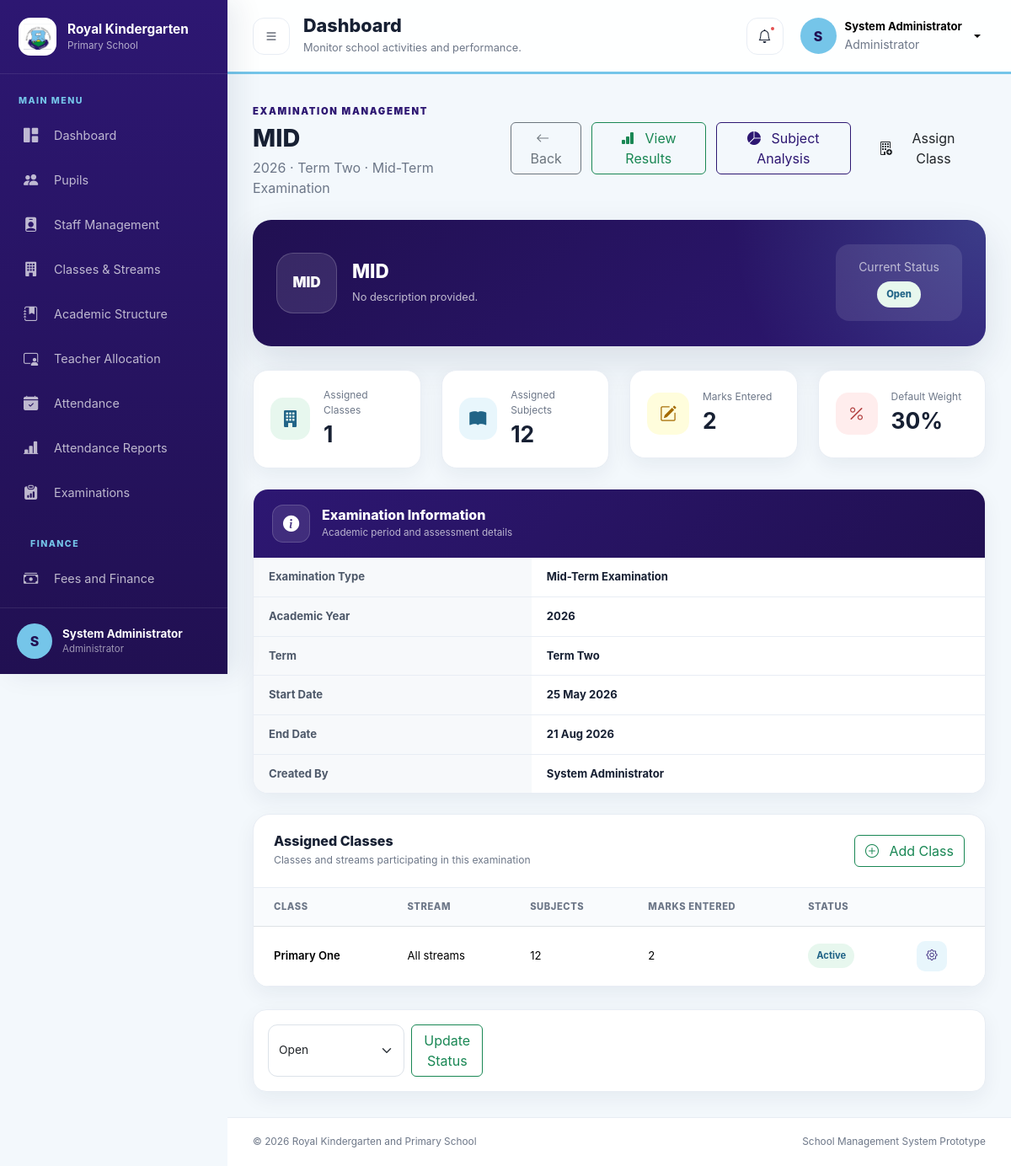
Screenshot of /examinations/view.php?id=2 (signed in) with the database file from the repository.
### tables this page shows
CREATE TABLE `examinations` (
  `id` int(10) UNSIGNED NOT NULL,
  `examination_type_id` int(10) UNSIGNED NOT NULL,
  `academic_year_id` int(10) UNSIGNED NOT NULL,
  `term_id` int(10) UNSIGNED NOT NULL,
  `examination_name` varchar(150) NOT NULL,
  `start_date` date DEFAULT NULL,
  `end_date` date DEFAULT NULL,
  `status` enum('Draft','Open','Closed','Published') NOT NULL DEFAULT 'Draft',
  `description` varchar(255) DEFAULT NULL,
  `created_by` int(10) UNSIGNED NOT NULL,
  `created_at` timestamp NOT NULL DEFAULT current_timestamp(),
  `updated_at` timestamp NOT NULL DEFAULT current_timestamp() ON UPDATE current_timestamp()
);

CREATE TABLE `academic_years` (
  `id` int(10) UNSIGNED NOT NULL,
  `year_name` varchar(20) NOT NULL,
  `start_date` date NOT NULL,
  `end_date` date NOT NULL,
  `is_current` tinyint(1) NOT NULL DEFAULT 0,
  `status` enum('Active','Closed') NOT NULL DEFAULT 'Active',
  `created_at` timestamp NOT NULL DEFAULT current_timestamp(),
  `updated_at` timestamp NOT NULL DEFAULT current_timestamp() ON UPDATE current_timestamp()
);

CREATE TABLE `terms` (
  `id` int(10) UNSIGNED NOT NULL,
  `academic_year_id` int(10) UNSIGNED NOT NULL,
  `term_name` enum('Term One','Term Two','Term Three') NOT NULL,
  `start_date` date NOT NULL,
  `end_date` date NOT NULL,
  `is_current` tinyint(1) NOT NULL DEFAULT 0,
  `status` enum('Active','Closed') NOT NULL DEFAULT 'Active',
  `created_at` timestamp NOT NULL DEFAULT current_timestamp(),
  `updated_at` timestamp NOT NULL DEFAULT current_timestamp() ON UPDATE current_timestamp()
);

CREATE TABLE `examination_types` (
  `id` int(10) UNSIGNED NOT NULL,
  `type_name` varchar(100) NOT NULL,
  `type_code` varchar(30) NOT NULL,
  `default_weight` decimal(5,2) NOT NULL DEFAULT 100.00,
  `description` varchar(255) DEFAULT NULL,
  `status` enum('Active','Inactive') NOT NULL DEFAULT 'Active',
  `created_at` timestamp NOT NULL DEFAULT current_timestamp(),
  `updated_at` timestamp NOT NULL DEFAULT current_timestamp() ON UPDATE current_timestamp()
);

CREATE TABLE `users` (
  `id` int(10) UNSIGNED NOT NULL,
  `full_name` varchar(150) NOT NULL,
  `email` varchar(150) NOT NULL,
  `password` varchar(255) NOT NULL,
  `role` enum('administrator','headteacher','bursar','teacher') NOT NULL,
  `status` enum('active','inactive') NOT NULL DEFAULT 'active',
  `last_login` datetime DEFAULT NULL,
  `created_at` timestamp NOT NULL DEFAULT current_timestamp(),
  `updated_at` timestamp NOT NULL DEFAULT current_timestamp() ON UPDATE current_timestamp()
);

CREATE TABLE `examination_classes` (
  `id` int(10) UNSIGNED NOT NULL,
  `examination_id` int(10) UNSIGNED NOT NULL,
  `class_id` int(10) UNSIGNED NOT NULL,
  `stream_id` int(10) UNSIGNED DEFAULT NULL,
  `status` enum('Active','Inactive') NOT NULL DEFAULT 'Active',
  `created_at` timestamp NOT NULL DEFAULT current_timestamp()
);

CREATE TABLE `classes` (
  `id` int(10) UNSIGNED NOT NULL,
  `class_name` varchar(50) NOT NULL,
  `class_code` varchar(20) NOT NULL,
  `class_level` int(11) NOT NULL,
  `status` enum('Active','Inactive') DEFAULT 'Active',
  `created_at` timestamp NOT NULL DEFAULT current_timestamp()
);

### examinations/view.php (the view, shortened to what the rows shown need)
<?php
require_once __DIR__ . '/../config/database.php';
$examinationId = filter_input(
    INPUT_GET,
    'id',
    FILTER_VALIDATE_INT
);
$statement = $pdo->prepare(
    'SELECT
        examinations.*,
        examination_types.type_name,
        examination_types.type_code,
        examination_types.default_weight,
        academic_years.year_name,
        terms.term_name,
        users.full_name AS created_by_name
     FROM examinations
     INNER JOIN examination_types
        ON examination_types.id =
            examinations.examination_type_id
     INNER JOIN academic_years
        ON academic_years.id =
            examinations.academic_year_id
     INNER JOIN terms
        ON terms.id =
            examinations.term_id
     INNER JOIN users
        ON users.id =
            examinations.created_by
     WHERE examinations.id = :id
     LIMIT 1'
);
$statement->execute([
    'id' => $examinationId,
]);
$examination = $statement->fetch();
$classStatement = $pdo->prepare(
    'SELECT
        examination_classes.id,
        examination_classes.status,
        classes.class_name,
        classes.class_code,
        classes.class_level,
        streams.stream_name,
        COUNT(
            DISTINCT examination_subjects.id
        ) AS total_subjects,
        COUNT(
            DISTINCT pupil_marks.id
        ) AS total_marks
     FROM examination_classes
     INNER JOIN classes
        ON classes.id =
            examination_classes.class_id
     LEFT JOIN streams
        ON streams.id =
            examination_classes.stream_id
     LEFT JOIN examination_subjects
        ON examination_subjects.examination_class_id =
            examination_classes.id
     LEFT JOIN pupil_marks
        ON pupil_marks.examination_subject_id =
            examination_subjects.id
     WHERE examination_classes.examination_id =
        :examination_id
     GROUP BY examination_classes.id
     ORDER BY
        classes.class_level,
        streams.stream_name'
);
$classStatement->execute([
    'examination_id' => $examinationId,
]);
$examinationClasses = $classStatement->fetchAll();
function examViewDate(mixed $date): string
{
    $timestamp = strtotime((string) $date);
    return $timestamp
        ? date('d M Y', $timestamp)
        : htmlspecialchars((string) $date);
}
function examViewStatusClass(string $status): string
{
    return match ($status) {
        'Draft' => 'exam-status-draft',
        'Open' => 'exam-status-open',
        'Closed' => 'exam-status-closed',
        'Published' => 'exam-status-published',
        default => 'exam-status-default',
    };
}
?>
<!DOCTYPE html>
<html lang="en">
<head>
    <link
        href="https://cdn.jsdelivr.net/npm/bootstrap@5.3.3/dist/css/bootstrap.min.css"
        rel="stylesheet"
    >
    <link
        href="https://cdn.jsdelivr.net/npm/bootstrap-icons@1.11.3/font/bootstrap-icons.min.css"
        rel="stylesheet"
    >
    <link
        href="../assets/css/style.css"
        rel="stylesheet"
    >
</head>
<body class="dashboard-page">
<div class="app-main" id="appMain">
    <?php require_once __DIR__ . '/../includes/header.php'; ?>
    <main class="app-content">
        <section class="module-heading">
            <div>
                <span class="module-label">
                    EXAMINATION MANAGEMENT
                </span>
                <h2>
                    <?= htmlspecialchars(
                        $examination['examination_name']
                    ) ?>
                </h2>
                <p>
                    <?= htmlspecialchars(
                        $examination['year_name']
                    ) ?>
                    ·
                    <?= htmlspecialchars(
                        $examination['term_name']
                    ) ?>
                    ·
                    <?= htmlspecialchars(
                        $examination['type_name']
                    ) ?>
                </p>
            </div>
        </section>
        <section class="examination-summary-banner">
            <div class="examination-summary-main">
                <span class="examination-summary-code">
                    <?= htmlspecialchars(
                        $examination['type_code']
                    ) ?>
                </span>
                <div>
                    <h3>
                        <?= htmlspecialchars(
                            $examination['examination_name']
                        ) ?>
                    </h3>
                    <p>
                        <?= htmlspecialchars(
                            $examination['description']
                            ?: 'No description provided.'
                        ) ?>
                    </p>
                </div>
            </div>
            <div class="examination-summary-status">
                <small>Current Status</small>
                <span
                    class="exam-status-badge
                    <?= examViewStatusClass(
                        $examination['status']
                    ) ?>"
                >
                    <?= htmlspecialchars(
                        $examination['status']
                    ) ?>
                </span>
            </div>
        </section>
        <section class="row g-4 my-1">
            <div class="col-sm-6 col-xl-3">
                <article class="attendance-summary-card">
                    <div>
                        <small>Default Weight</small>
                        <strong>
                            <?= number_format(
                                (float) $examination[
                                    'default_weight'
                                ],
                                0
                            ) ?>%
                        </strong>
                    </div>
                </article>
            </div>
        </section>
        <section class="profile-table-card my-4">
            <div class="table-responsive">
                <table class="table profile-information-table">
                    <tbody>
                        <tr>
                            <th>Examination Type</th>
                            <td>
                                <?= htmlspecialchars(
                                    $examination['type_name']
                                ) ?>
                            </td>
                        </tr>
                        <tr>
                            <th>Academic Year</th>
                            <td>
                                <?= htmlspecialchars(
                                    $examination['year_name']
                                ) ?>
                            </td>
                        </tr>
                        <tr>
                            <th>Term</th>
                            <td>
                                <?= htmlspecialchars(
                                    $examination['term_name']
                                ) ?>
                            </td>
                        </tr>
                        <tr>
                            <th>Start Date</th>
                            <td>
                                <?= examViewDate(
                                    $examination['start_date']
                                ) ?>
                            </td>
                        </tr>
                        <tr>
                            <th>End Date</th>
                            <td>
                                <?= examViewDate(
                                    $examination['end_date']
                                ) ?>
                            </td>
                        </tr>
                        <tr>
                            <th>Created By</th>
                            <td>
                                <?= htmlspecialchars(
                                    $examination[
                                        'created_by_name'
                                    ]
                                ) ?>
                            </td>
                        </tr>
                    </tbody>
                </table>
            </div>
        </section>
        <section class="dashboard-card">
            <div class="table-responsive">
                <table class="table dashboard-table align-middle">
                    <thead>
                        <tr>
                            <th>Class</th>
                            <th>Stream</th>
                            <th>Subjects</th>
                            <th>Marks Entered</th>
                            <th>Status</th>
                            <th></th>
                        </tr>
                    </thead>
                    <tbody>
                    <?php if ($examinationClasses === []): ?>
                        <tr>
                            <td colspan="6">
                                <div class="empty-state">
                                    <i class="bi bi-building-x"></i>
                                    <strong>
                                        No classes assigned
                                    </strong>
                                    <span>
                                        Assign a class and its subjects
                                        before entering marks.
                                    </span>
                                </div>
                            </td>
                        </tr>
                    <?php else: ?>
                        <?php foreach (
                            $examinationClasses as $class
                        ): ?>
                            <tr>
                                <td class="fw-semibold">
                                    <?= htmlspecialchars(
                                        $class['class_name']
                                    ) ?>
                                </td>
                                <td>
                                    <?= htmlspecialchars(
                                        $class['stream_name']
                                        ?? 'All streams'
                                    ) ?>
                                </td>
                                <td>
                                    <?= number_format(
                                        (int) $class[
                                            'total_subjects'
                                        ]
                                    ) ?>
                                </td>
                                <td>
                                    <?= number_format(
                                        (int) $class[
                                            'total_marks'
                                        ]
                                    ) ?>
                                </td>
                                <td>
                                    <span class="status-badge status-active">
                                        <?= htmlspecialchars(
                                            $class['status']
                                        ) ?>
                                    </span>
                                </td>
                                <td>
                                    <a
                                        href="setup-class.php?examination_id=<?= (int) $examination['id'] ?>&examination_class_id=<?= (int) $class['id'] ?>"
                                        class="table-action-button"
                                        title="Manage subjects"
                                    >
                                        <i class="bi bi-gear"></i>
                                    </a>
                                </td>
                            </tr>
                        <?php endforeach; ?>
                    <?php endif; ?>
                    </tbody>
                </table>
            </div>
        </section>
        <section class="profile-bottom-actions">
            <form
                action="change-status.php"
                method="POST"
                class="d-flex gap-2"
            >
                <select
                    name="status"
                    class="form-select professional-input"
                    required
                >
                    <?php foreach (
                        [
                            'Draft',
                            'Open',
                            'Closed',
                            'Published',
                        ] as $status
                    ): ?>
                        <option
                            value="<?= $status ?>"
                            <?= $examination['status'] === $status
                                ? 'selected'
                                : '' ?>
                        >
                            <?= $status ?>
                        </option>
                    <?php endforeach; ?>
                </select>
                <button
                    type="submit"
                    class="btn btn-outline-success"
                >
                    Update Status
                </button>
            </form>
        </section>
    </main>
</div>
</body>
</html>

### rows the page displays
examinations: examination_name "MID", academic_year.year_name "2026", term.term_name "Term Two", examination_type.type_name "Mid-Term Examination", examination_type.type_code "MID", description "No description provided.", status "Open", examination_type.default_weight "30", start_date "25 May 2026", end_date "21 Aug 2026", created_by.full_name "System Administrator"
examination_classes: class.class_name "Primary One", stream_name "All streams", class "12", class "2", status "Active"

### other values shown
substr($_SESSION['full_name'], 0, 1) "S"
$_SESSION['full_name'] "System Administrator"
$_SESSION['role'] "Administrator"
$totalClasses "1"
$totalSubjects "12"
$totalMarks "2"
